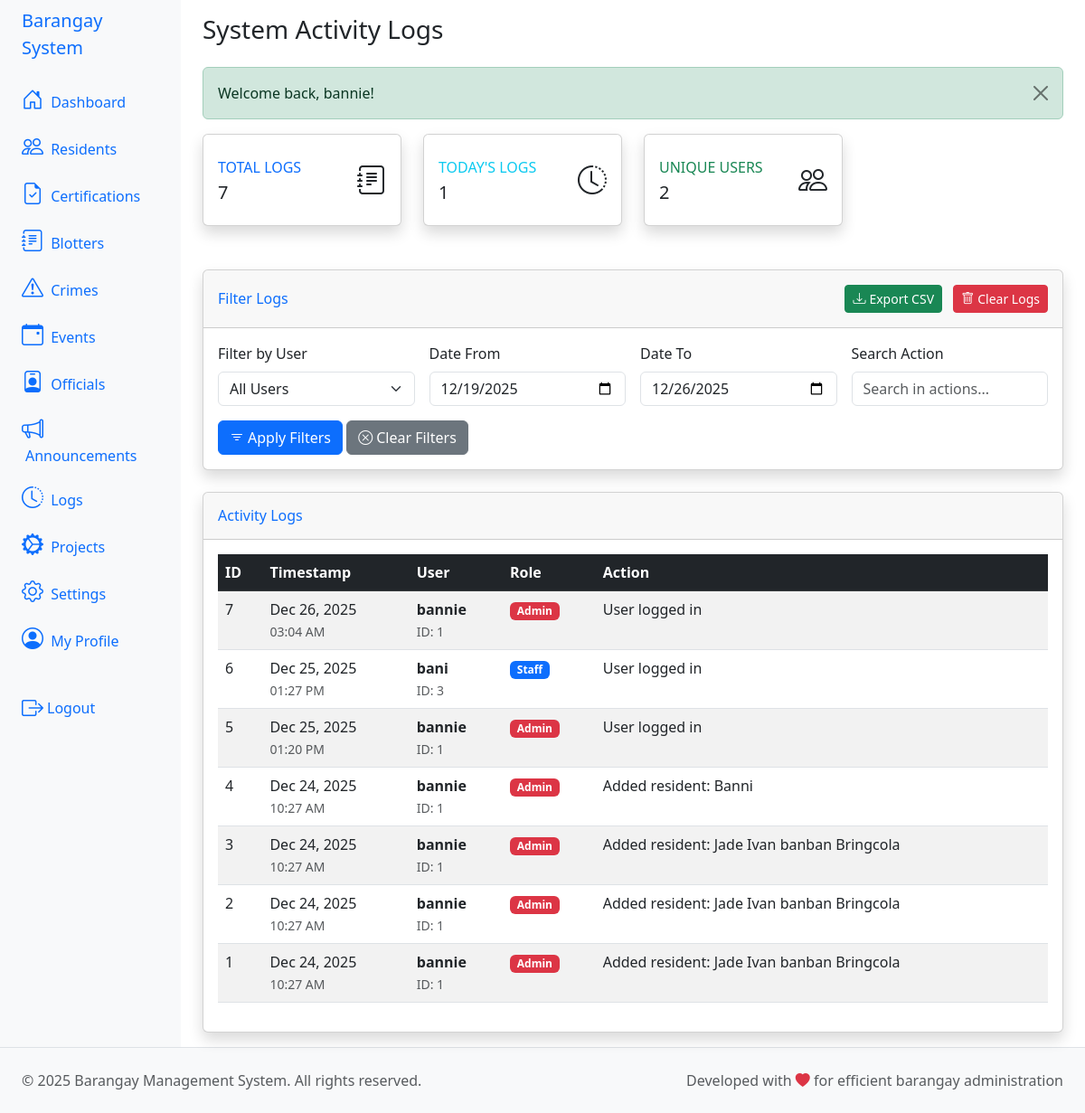
The page /index.php?action=logs (signed in) on the database its author committed.
### tables this page shows
CREATE TABLE IF NOT EXISTS `tbl_logs` (
  `id` int NOT NULL AUTO_INCREMENT,
  `user_id` int NOT NULL,
  `action` text NOT NULL,
  `timestamp` timestamp NULL DEFAULT CURRENT_TIMESTAMP,
  PRIMARY KEY (`id`),
  KEY `user_id` (`user_id`),
  CONSTRAINT `tbl_logs_ibfk_1` FOREIGN KEY (`user_id`) REFERENCES `tbl_users` (`id`) ON DELETE CASCADE
);

CREATE TABLE IF NOT EXISTS `tbl_users` (
  `id` int NOT NULL AUTO_INCREMENT,
  `full_name` varchar(255) NOT NULL,
  `email` varchar(255) NOT NULL,
  `password` varchar(255) NOT NULL,
  `role` enum('resident','staff','admin') NOT NULL,
  `created_at` timestamp NULL DEFAULT CURRENT_TIMESTAMP,
  PRIMARY KEY (`id`),
  UNIQUE KEY `email` (`email`)
);

### app/views/logs/logs.php (the view, shortened to what this page needs)
<?php
include '../header.php';
?>
<div class="container-fluid">
  <h1 class="h3 mb-4 text-gray-800">System Activity Logs</h1>
  <?php if (isset($_SESSION['success'])): ?>
    <div class="alert alert-success alert-dismissible fade show" role="alert">
      <?php echo $_SESSION['success'];
      unset($_SESSION['success']); ?>
      <button type="button" class="btn-close" data-bs-dismiss="alert" aria-label="Close"></button>
    </div>
  <?php endif; ?>
  <div class="row mb-4">
    <div class="col-xl-3 col-md-6 mb-4">
      <div class="card border-left-primary shadow h-100 py-2">
        <div class="card-body">
          <div class="row no-gutters align-items-center">
            <div class="col mr-2">
              <div class="text-xs font-weight-bold text-primary text-uppercase mb-1">
                Total Logs
              </div>
              <div class="h5 mb-0 font-weight-bold text-gray-800">
                <?php echo count($logs ?? []); ?>
              </div>
            </div>
            <div class="col-auto">
              <i class="bi bi-journal-text fs-2 text-gray-300"></i>
            </div>
          </div>
        </div>
      </div>
    </div>
    <div class="col-xl-3 col-md-6 mb-4">
      <div class="card border-left-info shadow h-100 py-2">
        <div class="card-body">
          <div class="row no-gutters align-items-center">
            <div class="col mr-2">
              <div class="text-xs font-weight-bold text-info text-uppercase mb-1">
                Today's Logs
              </div>
              <div class="h5 mb-0 font-weight-bold text-gray-800">
                <?php
                $today = date('Y-m-d');
                $todayLogs = array_filter($logs ?? [], function ($log) use ($today) {
                  return date('Y-m-d', strtotime($log['timestamp'])) === $today;
                });
                echo count($todayLogs);
                ?>
              </div>
            </div>
            <div class="col-auto">
              <i class="bi bi-clock-history fs-2 text-gray-300"></i>
            </div>
          </div>
        </div>
      </div>
    </div>
    <div class="col-xl-3 col-md-6 mb-4">
      <div class="card border-left-success shadow h-100 py-2">
        <div class="card-body">
          <div class="row no-gutters align-items-center">
            <div class="col mr-2">
              <div class="text-xs font-weight-bold text-success text-uppercase mb-1">
                Unique Users
              </div>
              <div class="h5 mb-0 font-weight-bold text-gray-800">
                <?php
                $userIds = [];
                if (!empty($logs)) {
                  foreach ($logs as $log) {
                    $userIds[$log['user_id']] = true;
                  }
                }
                echo count($userIds);
                ?>
              </div>
            </div>
            <div class="col-auto">
              <i class="bi bi-people fs-2 text-gray-300"></i>
            </div>
          </div>
        </div>
      </div>
    </div>
  </div>
  <div class="card shadow mb-4">
    <div class="card-header py-3 d-flex justify-content-between align-items-center">
      <h6 class="m-0 font-weight-bold text-primary">Filter Logs</h6>
      <div>
        <a href="index.php?action=logs&sub=export&format=csv" class="btn btn-sm btn-success me-2">
          <i class="bi bi-download me-1"></i>Export CSV
        </a>
        <?php if ($_SESSION['role'] === 'admin'): ?>
          <a href="index.php?action=logs&sub=clear" class="btn btn-sm btn-danger">
            <i class="bi bi-trash me-1"></i>Clear Logs
          </a>
        <?php endif; ?>
      </div>
    </div>
    <div class="card-body">
      <form method="GET" action="index.php" class="row g-3">
        <div class="col-md-3">
          <label for="user_id" class="form-label">Filter by User</label>
          <select class="form-select" id="user_id" name="user_id">
            <option value="">All Users</option>
          </select>
        </div>
        <div class="col-md-3">
          <label for="date_from" class="form-label">Date From</label>
          <input type="date" class="form-control" id="date_from" name="date_from"
            value="<?php echo htmlspecialchars($_GET['date_from'] ?? ''); ?>">
        </div>
        <div class="col-md-3">
          <label for="date_to" class="form-label">Date To</label>
          <input type="date" class="form-control" id="date_to" name="date_to"
            value="<?php echo htmlspecialchars($_GET['date_to'] ?? ''); ?>">
        </div>
        <div class="col-md-3">
          <label for="search" class="form-label">Search Action</label>
          <input type="text" class="form-control" id="search" name="search"
            value="<?php echo htmlspecialchars($_GET['search'] ?? ''); ?>"
            placeholder="Search in actions...">
        </div>
        <div class="col-md-12">
          <button type="submit" class="btn btn-primary">
            <i class="bi bi-filter me-1"></i>Apply Filters
          </button>
          <a href="index.php?action=logs" class="btn btn-secondary">
            <i class="bi bi-x-circle me-1"></i>Clear Filters
          </a>
        </div>
      </form>
    </div>
  </div>
  <div class="card shadow">
    <div class="card-header py-3">
      <h6 class="m-0 font-weight-bold text-primary">Activity Logs</h6>
    </div>
    <div class="card-body">
      <div class="table-responsive">
        <table class="table table-striped table-hover" id="logsTable">
          <thead class="table-dark">
            <tr>
              <th>ID</th>
              <th>Timestamp</th>
              <th>User</th>
              <th>Role</th>
              <th>Action</th>
            </tr>
          </thead>
          <tbody>
            <?php if (!empty($logs)): ?>
              <?php foreach ($logs as $log): ?>
                <tr>
                  <td><?php echo htmlspecialchars($log['id']); ?></td>
                  <td>
                    <div><?php echo date('M d, Y', strtotime($log['timestamp'])); ?></div>
                    <small class="text-muted"><?php echo date('h:i A', strtotime($log['timestamp'])); ?></small>
                  </td>
                  <td>
                    <div class="fw-bold"><?php echo htmlspecialchars($log['user_name']); ?></div>
                    <small class="text-muted">ID: <?php echo $log['user_id']; ?></small>
                  </td>
                  <td>
                    <?php
                    $roleClass = [
                      'admin' => 'danger',
                      'staff' => 'primary',
                      'resident' => 'success'
                    ][$log['user_role']] ?? 'secondary';
                    ?>
                    <span class="badge bg-<?php echo $roleClass; ?>">
                      <?php echo ucfirst(htmlspecialchars($log['user_role'])); ?>
                    </span>
                  </td>
                  <td>
                    <div class="log-action">
                      <?php echo htmlspecialchars($log['action']); ?>
                    </div>
                  </td>
                </tr>
              <?php endforeach; ?>
            <?php endif; ?>
          </tbody>
        </table>
      </div>
    </div>
  </div>
</div>
<?php include '../footer.php'; ?>

### rows shown on the page
tbl_logs: id "7", timestamp "Dec 26, 2025", timestamp "03:04 AM", user.full_name "bannie", user "1", user.role "Admin", action "User logged in"
tbl_logs: id "6", timestamp "Dec 25, 2025", timestamp "01:27 PM", user.full_name "bani", user "3", user.role "Staff", action "User logged in"
tbl_logs: id "5", timestamp "Dec 25, 2025", timestamp "01:20 PM", user.full_name "bannie", user "1", user.role "Admin", action "User logged in"
tbl_logs: id "4", timestamp "Dec 24, 2025", timestamp "10:27 AM", user.full_name "bannie", user "1", user.role "Admin", action "Added resident: Banni"
tbl_logs: id "3", timestamp "Dec 24, 2025", timestamp "10:27 AM", user.full_name "bannie", user "1", user.role "Admin", action "Added resident: Jade Ivan banban Bringcola"
tbl_logs: id "2", timestamp "Dec 24, 2025", timestamp "10:27 AM", user.full_name "bannie", user "1", user.role "Admin", action "Added resident: Jade Ivan banban Bringcola"
tbl_logs: id "1", timestamp "Dec 24, 2025", timestamp "10:27 AM", user.full_name "bannie", user "1", user.role "Admin", action "Added resident: Jade Ivan banban Bringcola"

### other values the page prints
$_SESSION['success'] "Welcome back, bannie!"
count($logs ?? []) "7"
count($todayLogs) "1"
count($userIds) "2"
